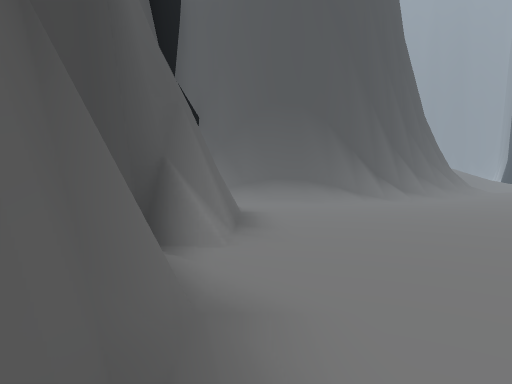
view 1 (above)

20 first-person views from a walk through a 3-D level made in the Unity game engine. The camera is 1.5 m above the floor, tilts 2° down and sees 75° across. The floor is counted in squares, 2 m on a side. Each view is taken from the middle of a square. On the plan, view 1 faces up. The plan holds only what a view shows up to about 11 squares ahead; the rest is blank. The place goes on beyond the plan. The player character is not drawn.

view 2
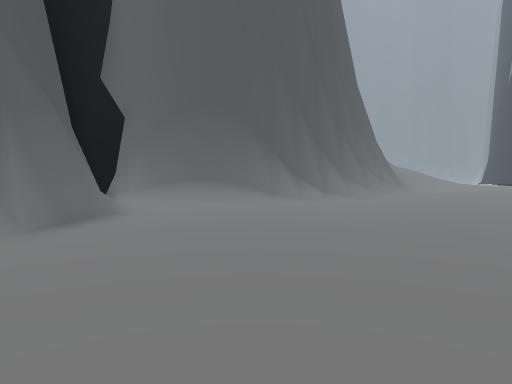

view 3
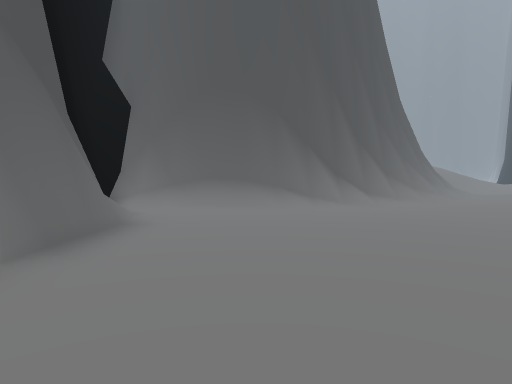

view 4
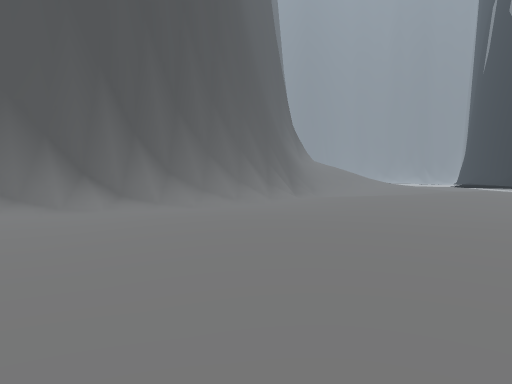

view 5
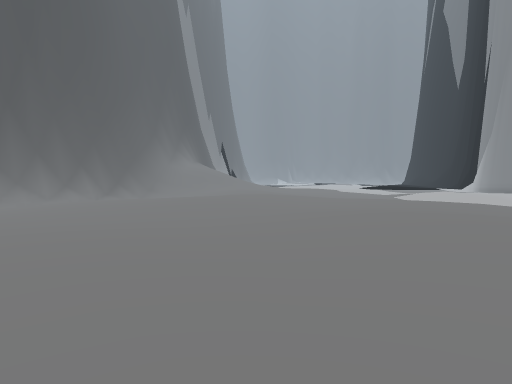

view 6
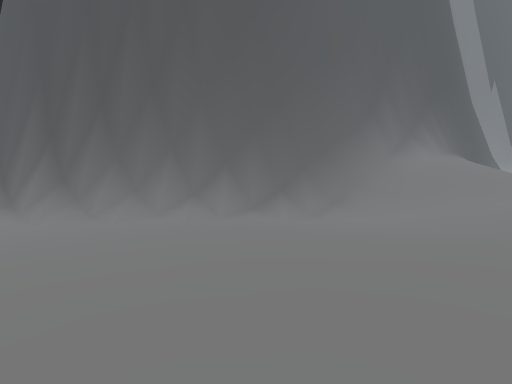

view 7
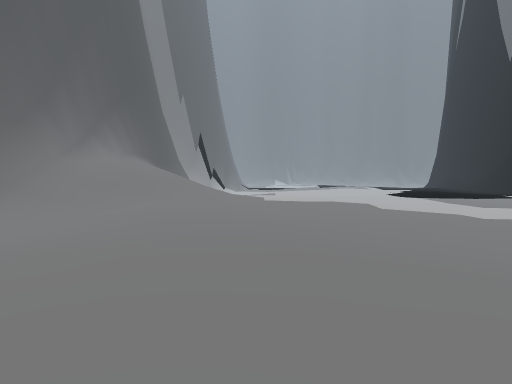

view 8
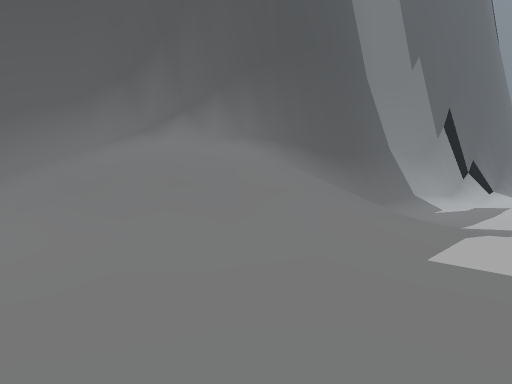

view 9
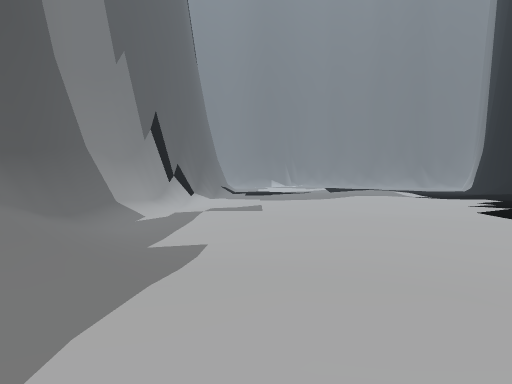

view 10
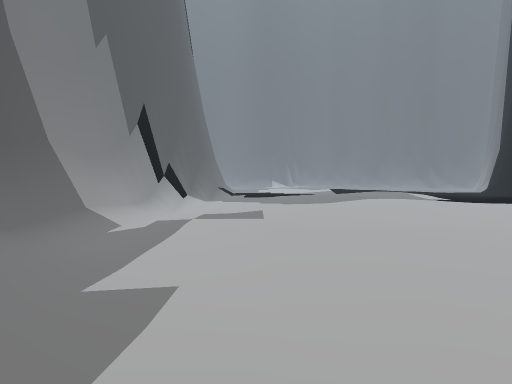

view 11
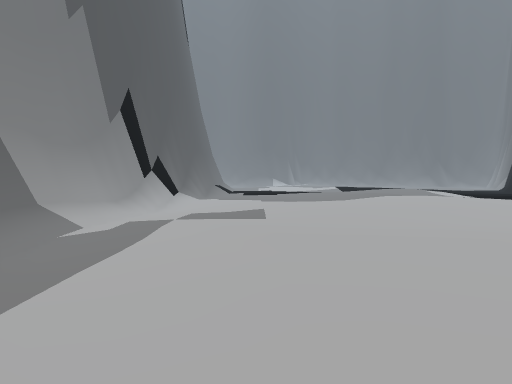

view 12
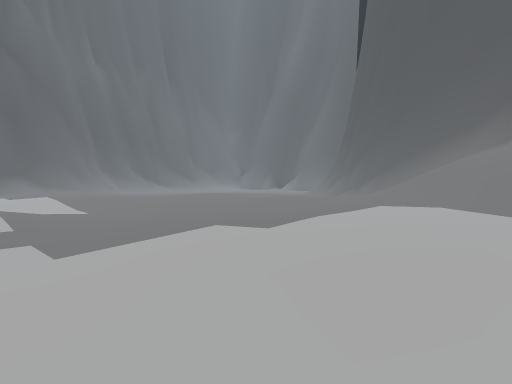

view 13
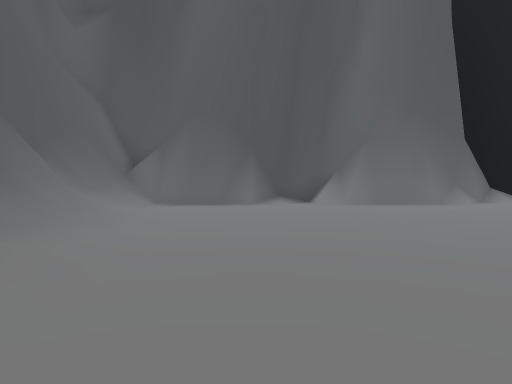

view 14
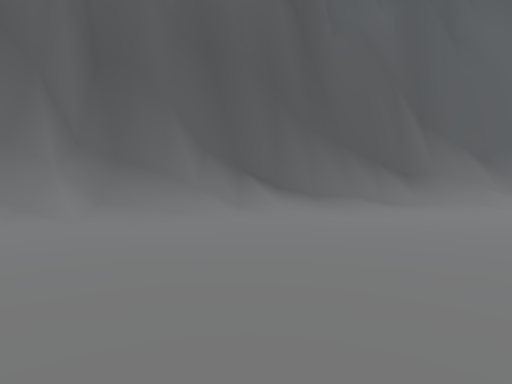

view 15
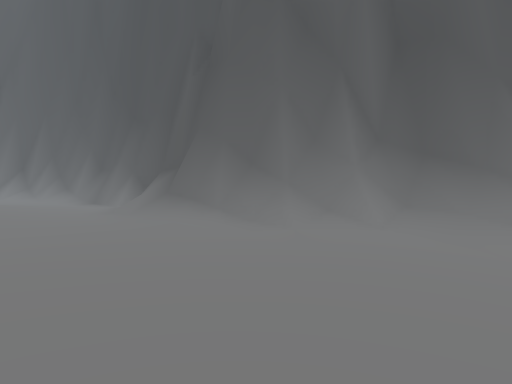

view 16
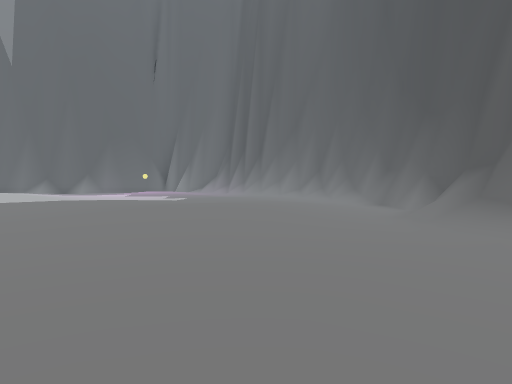

view 17
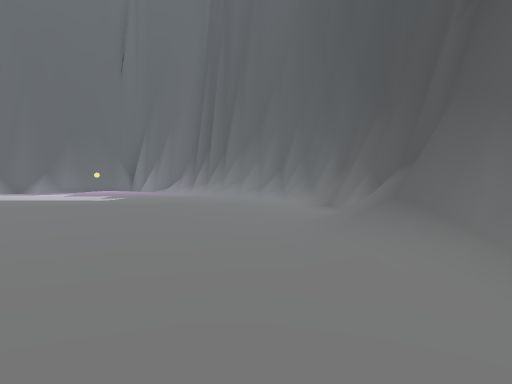

view 18
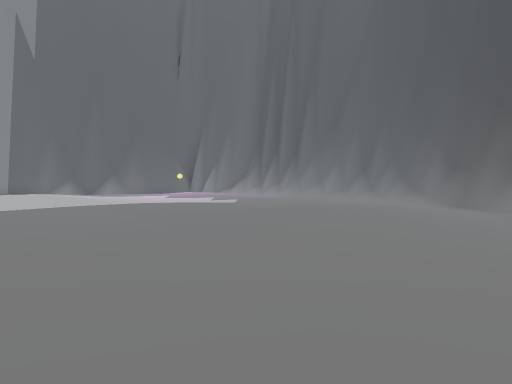

view 19
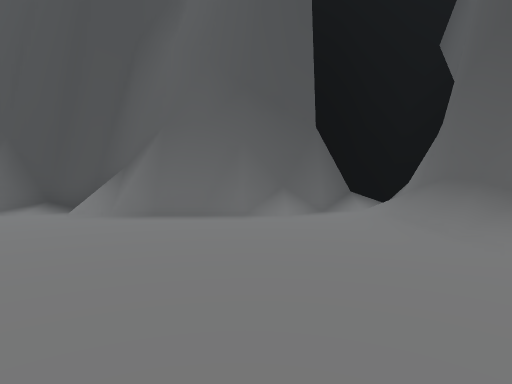

view 20
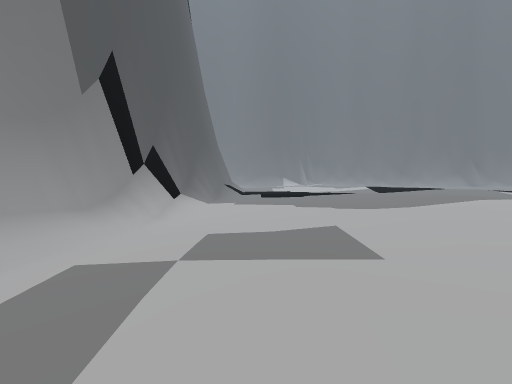

### Floor plan
Key: @ floor where view 1 was taken; # wall or solid block; . main floor; : floor 0.25 m higher than the main floor; - floor 0.25 m lower than the main floor; + floor 0.5 m higher than the main floor; _ floor 0.5 m lower than the main floor; * floor 0.75 m higher than the main floor; % floor 1 m higher than the main floor; / step, stairs or slope; = window, fence, low wall or low ledge.
Columns run from 3 left of view 1 to 24 right of it. Each row starts with its distance up from view 1.
 40                 ##/.....//*
 39                 ##/.....//**
 38                 #///.::::/++
 37                 #/_//://+/*
 36                 #////:++//**
 35                 #/////+++***
 34                 #/-../++++/+
 33                 #//.::+////+
 32                 #//::::::::+
 31                 #//.:::::::+
 30                 #///:::::::+
 29                 #/-//+++++:+
 28                 #////+++++++
 27                ##//.::+++++
 26                #=///::++:+
 25                #/////+++:
 24               ##///////+:::
 23               #//////**//:::
 22               #//////%*//:::
 21               #///////*//::+
 20              ##//////+//+::
 19              ##///**/+++++
 18              #////**/++:+/
 17             ##/:://*//:://
 16             #=/::/+*+/:://*
 15            ##/+////**//::///
 14          ###/+++++***+//:://
 13 ###    ###//::+++**++++//:
 12 #/######//:.::+++//+++**/
 11 #///////...::::+///++++*+
 10 ##........:::::::::++++++++
  9  #/........::::::::/+**+++++
  8  ##........::::::::+/**+++++
  7   #.........:::::::://+++++:
  6   #............::::::///++:
  5   #..............::::::://:.
  4  ##...............::::......
  3  #/...............://///////
  2  ##............../##########
  1   #...........////##
  0   #@........//=####
 -1   #//////=#######
 -2   ##########

Where each view was taken, in squares from view 1:
view 1: 0 up, 0 right, facing up
view 2: 0 up, 3 right, facing up
view 3: 2 up, 2 right, facing up
view 4: 4 up, 9 right, facing up
view 5: 4 up, 16 right, facing up
view 6: 11 up, 16 right, facing up-left
view 7: 12 up, 17 right, facing up
view 8: 19 up, 18 right, facing up-left
view 9: 21 up, 18 right, facing up
view 10: 23 up, 18 right, facing up
view 11: 25 up, 18 right, facing up
view 12: 24 up, 23 right, facing down-left
view 13: 2 up, 10 right, facing left
view 14: 8 up, 10 right, facing down
view 15: 7 up, 11 right, facing down-right
view 16: 7 up, 12 right, facing right
view 17: 5 up, 13 right, facing right
view 18: 9 up, 13 right, facing right
view 19: 8 up, 7 right, facing left
view 20: 29 up, 17 right, facing up
